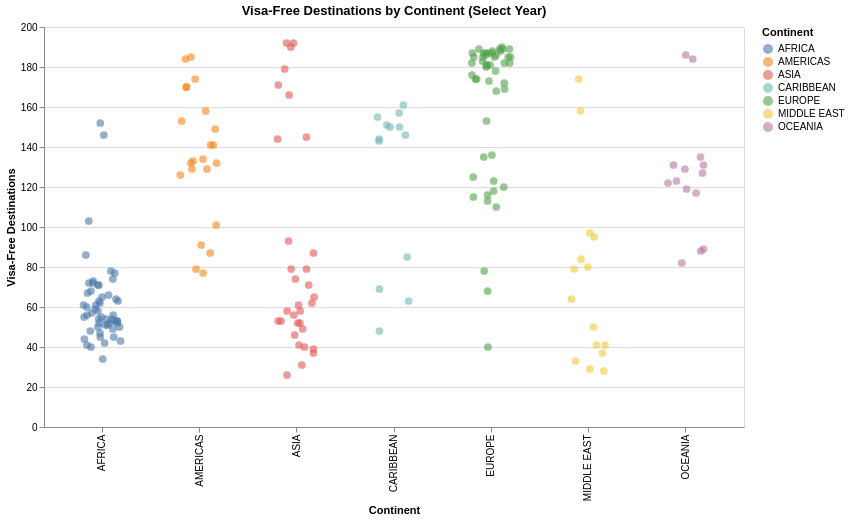

The cell this chart's notebook holds for it:
### Markdown cell above
This graph can be triky to interpret since we do not have 8000 countirs in europe. The thing is that there are many countries that can go to certain europe countries without visa. For example, there are 120 countries that can enter andorra, in case it is the same for spane we end up with 240 countries that canenter europe, but in reality, most of this countries will be repeated and in truth the real amount of countries that can enter europe are 123 for example.

### Code cell
# Interactive strip plot with year slider
year_slider = alt.binding_range(min=2006, max=2025, step=1, name='Year: ')
year_select = alt.selection_point(name='year_selection', fields=['year'], bind=year_slider, value=2021)

strip_chart = alt.Chart(rank_by_year).mark_circle(size=60, opacity=0.6).encode(
    x=alt.X('region:N', title='Continent'),
    y=alt.Y('visa_free_count:Q', title='Visa-Free Destinations'),
    color=alt.Color('region:N', title='Continent'),
    tooltip=['country', 'region', 'year', 'visa_free_count'],
    xOffset=alt.XOffset('jitter:Q', scale=alt.Scale(domain=[-0.2, 0.2]))
).add_params(
    year_select
).transform_filter(
    year_select
).transform_calculate(
    jitter="(random() - 0.5) * 0.2"
).properties(
    title='Visa-Free Destinations by Continent (Select Year)',
    width=700,
    height=400
)

strip_chart

### Figure 1 — Vega-Lite specification as saved in the notebook (floating-point values rounded to 4 significant figures; data arrays with more than 128 entries replaced by an {"elided": "..."} marker saying what was removed)
{"config": {"view": {"continuousWidth": 300, "continuousHeight": 300}}, "data": {"name": "data-17fba39a49b462366f4d1470de1550ca"}, "mark": {"type": "circle", "opacity": 0.6, "size": 60}, "encoding": {"color": {"field": "region", "title": "Continent", "type": "nominal"}, "tooltip": [{"field": "country", "type": "nominal"}, {"field": "region", "type": "nominal"}, {"field": "year", "type": "quantitative"}, {"field": "visa_free_count", "type": "quantitative"}], "x": {"field": "region", "title": "Continent", "type": "nominal"}, "xOffset": {"field": "jitter", "scale": {"domain": [-0.2, 0.2]}, "type": "quantitative"}, "y": {"field": "visa_free_count", "title": "Visa-Free Destinations", "type": "quantitative"}}, "height": 400, "params": [{"name": "year_selection", "select": {"type": "point", "fields": ["year"]}, "bind": {"input": "range", "max": 2025, "min": 2006, "name": "Year: ", "step": 1}, "value": 2021}], "title": "Visa-Free Destinations by Continent (Select Year)", "transform": [{"filter": {"param": "year_selection"}}, {"calculate": "(random() - 0.5) * 0.2", "as": "jitter"}], "width": 700, "$schema": "https://vega.github.io/schema/vega-lite/v5.20.1.json", "datasets": {"data-17fba39a49b462366f4d1470de1550ca": {"elided": "3950 records"}}}
